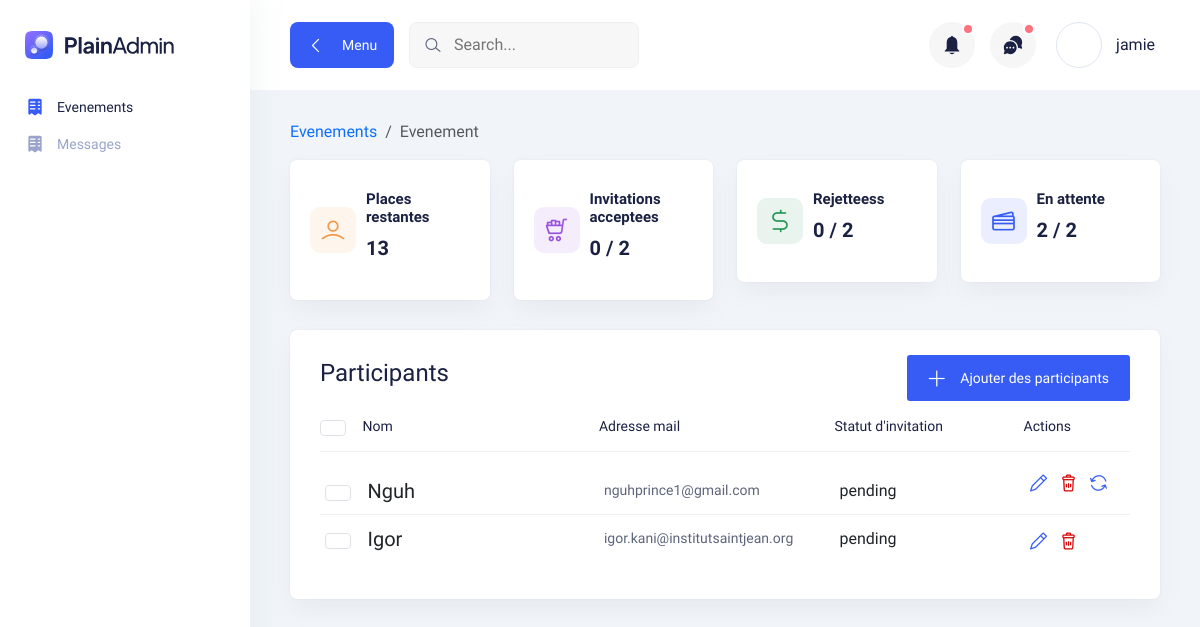
Before: /events/18 (signed in) with the older database file.
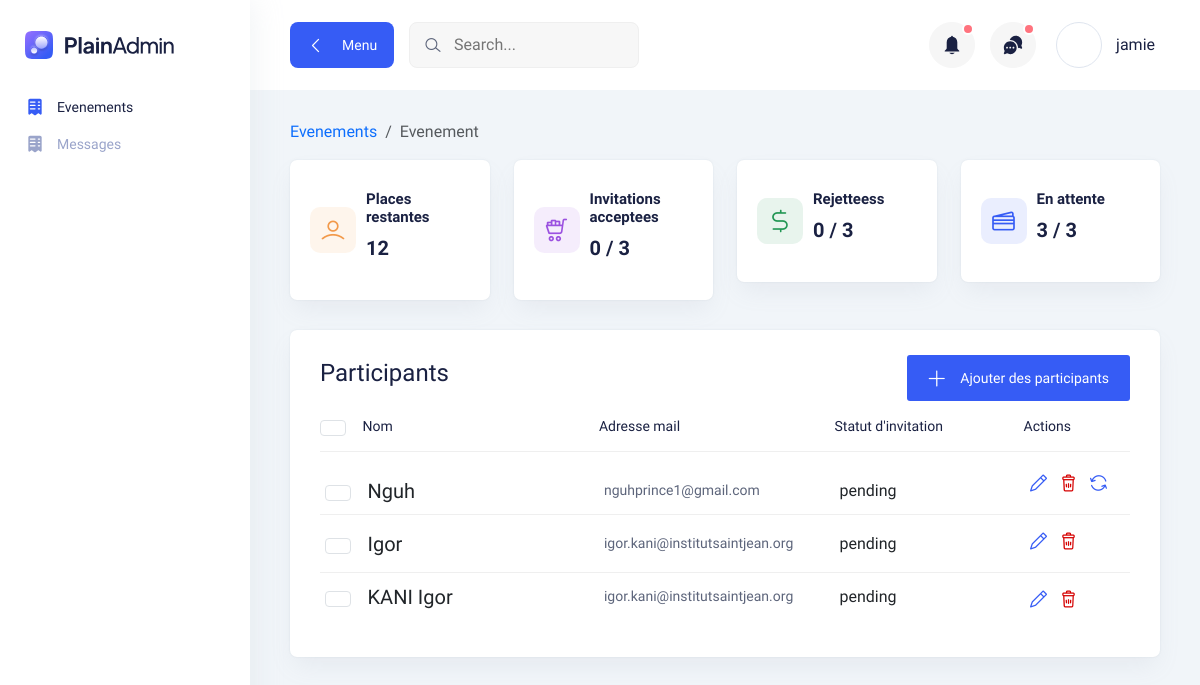
After: the same page with the newer database file.
### main/models.py (models this page shows, shortened)
class Evenement(models.Model):
    EVENT_TYPES = [
        ("pres", _("Presentiel")),
        ("online", _("En ligne"))
    ]
    EVENT_CATEGORIES = [
        ("marriage", _("Marriage")),
        ("seminar", _("Seminaire")),
        ("workshop", _("Atelier")),
        ("meeting", _("Meeting")),
    ]
    nom = models.CharField(max_length=100)
    ville = models.CharField(max_length=100, default="Yaounde")
    pays = models.CharField(max_length=100, default="Cameroun")
    lieu = models.TextField()
    nombres_de_places = models.IntegerField(null=True, blank=True)
    rempli = models.BooleanField(default=False) # this is True when the event is sold out
    prix = models.FloatField(default=0)
    entree_gratuit = models.BooleanField(default=False)
    description = models.TextField(null=True, blank=True)
    categorie = models.CharField(default="marriage", choices=EVENT_CATEGORIES, max_length=20)
    type =models.CharField(default="pres", choices=EVENT_TYPES, max_length=10)
    organisateur = models.CharField(max_length=50, null=True, blank=True)
    contact = models.CharField(max_length=100, blank=True, null=True, verbose_name=_("Contact d'organisateur"))
    date_heure_debut = models.DateTimeField(default=timezone.now, verbose_name=_("Debut (Date & heure)"))
    date_heure_fin = models.DateTimeField(null=True, blank=True, verbose_name=_("Fin (Date & heure)"))
    lieu = models.TextField(null=True, blank=True)
    lien = models.URLField(null=True, blank=True)
    user = models.ForeignKey(User, null=True, on_delete=models.CASCADE)
    def __str__(self):
        return f"{self.nom}: {self.ville}, {self.pays}"
    def get_invitations_with_status(self, status="pending"):
        status = status.lower()
        if status not in ["pending", "accepted", 'rejected']:
            raise ValueError(f"Status must either be pending, accepted or rejected")
        return self.participant_set.filter(statut=status)
    @property
    def accepted_invitations(self):
        return self.get_invitations_with_status("accepted")
    @property
    def rejected_invitations(self):
        return self.get_invitations_with_status("rejected")
    @property
    def pending_invitations(self):
        return self.get_invitations_with_status("pending")
    @property
    def nombres_de_places_restantes(self):
        return self.nombres_de_places - self.participant_set.count()

class Participant(models.Model):
    INVITATION_STATUS = [
        ("pending", _("En attente")),
        ("rejected", _("Rejetée")),
        ("accepted", _("Accepté"))
    ]
    evenement = models.ForeignKey(Evenement, on_delete=models.CASCADE)
    name = models.CharField(max_length=100)
    email = models.EmailField()
    statut = models.CharField(max_length=15, choices=INVITATION_STATUS, default="pending")
    invitation_successful = models.BooleanField(null=True)

### main/views.py (the view)
# urls.py: path("events/", views.events, name="events"),
@login_required
def events(request, event_id=None):
    user = request.user
    edit_form = UpdateEvenementForm
    if not event_id:
        if request.method == 'POST':
            form = EvenementForm(request.POST, request.FILES)
            if form.is_valid():
                evenement = form.save()
                evenement.user = user
                evenement.save()
                excel_file = form.cleaned_data.get("participants_file")
                if excel_file:
                    try:
                        df = pd.read_excel(excel_file)
                        for index, row in df.iterrows():
                            email = row.get("Email")
                            name = row.get("Nom")
                            if email and name:
                                Participant.objects.create(
                                    evenement=evenement,
                                    email=email,
                                    statut='pending',
                                    name=name
                                )
                    except Exception as e:
                        evenement.delete()
                        return JsonResponse({'success': False, 'errors': ['Error adding participants from excel file']})
                return JsonResponse({'success': True})  # Return success response
            return JsonResponse({'success': False, 'errors': form.errors})  # Return validation errors
        else:
            form = EvenementForm()
            evenements = Evenement.objects.filter(Q(user=user) | Q(user__isnull=True))
        return render(request, "main/evenements.html",
                      context={'evenements': evenements, 'form': form, 'edit_form': edit_form})
    else:
        event = get_object_or_404(Evenement, id=event_id, user=user)
        context = {
            'event': event,
            'update_participant_form': UpdateParticipantForm,
            'participant_form': ParticipantForm,
            'participants_json': [model_to_dict(p) for p in event.participant_set.all()]
        }
        print("Returning context... ")
        print(context)
        return render(request, "main/event_detail.html", context=context)

### main/templates/main/event_detail.html (shortened to what the changed rows need)
{% extends 'main/event_detail_base.html' %}
{% load i18n %}
{% block page_content %}
<section>
    <div class="container-fluid pt-30">
        <nav aria-label="breadcrumb">
            <ol class="breadcrumb">
                <li class="breadcrumb-item"><a href="{% url 'events' %}">{% trans "Evenements" %}</a></li>
                <li class="breadcrumb-item active" aria-current="page">{{ event.nom }}</li>
            </ol>
        </nav>
        <div class="row">
            <div class="col-xl-3 col-lg-4 col-sm-6">
                <div class="icon-card mb-30">
                  <div class="content">
                    <h6 class="mb-10">Places restantes</h6>
                    <h3 class="text-bold mb-10">{{ event.nombres_de_places_restantes }}</h3>
                  </div>
                </div>
            </div>
            <div class="col-xl-3 col-lg-4 col-sm-6">
              <div class="icon-card mb-30">
                <div class="content">
                  <h6 class="mb-10">Invitations acceptees</h6>
                  <h3 class="text-bold mb-10">{{ event.accepted_invitations.count }} / {{ event.participant_set.count }}</h3>
                </div>
              </div>
            </div>
            <div class="col-xl-3 col-lg-4 col-sm-6">
              <div class="icon-card mb-30">
                <div class="content">
                  <h6 class="mb-10">Rejetteess</h6>
                  <h3 class="text-bold mb-10">{{ event.rejected_invitations.count }} / {{ event.participant_set.count }}</h3>
                </div>
              </div>
            </div>
            <div class="col-xl-3 col-lg-4 col-sm-6">
              <div class="icon-card mb-30">
                <div class="content">
                  <h6 class="mb-10">En attente</h6>
                  <h3 class="text-bold mb-10">{{ event.pending_invitations.count }} / {{ event.participant_set.count }}</h3>
                </div>
              </div>
            </div>
          </div>
        <div class="tables-wrapper mt-6">
            <div class="row">
                <div class="col-lg-12">
                    <div class="card-style mb-30">
                        <div class="table-wrapper table-responsive">
                            <table class="table" id="participants-table">
                                <thead>
                                    <tr>
                                        <th>
                                            <input type="checkbox" id="select-all" class="form-control form-check-input">
                                        </th>
                                        <th class="lead-info">
                                            <h6>{% trans "Nom" %}</h6>
                                        </th>
                                        <th class="lead-email">
                                            <h6>{% trans "Adresse mail" %}</h6>
                                        </th>
                                        <th class="lead-phone">
                                            <h6>{% trans "Statut d'invitation" %}</h6>
                                        </th>
                                        <th>
                                            <h6>{% trans "Actions" %}</h6>
                                        </th>
                                    </tr>
                                </thead>
                                <tbody>
                                    {% for participant in event.participant_set.all %}
                                    <tr>
                                        <td class="min-width">
                                            <input type="checkbox" class="form-check-input form-control" value="{{ participant.id }}">
                                        </td>
                                        <td class="min-width">
                                            <div class="lead">
                                                <div class="lead-text">
                                                    {{ participant.name }}
                                                </div>
                                            </div>
                                        </td>
                                        <td class="min-width">
                                            <p>{{ participant.email }}</p>
                                        </td>
                                        <td class="min-width">
                                            <div class="d-flex flex-row gap-3 align-items-center ">
                                                {{ participant.statut }}
                                            </div>
                                        </td>
                                        <td>
                                            <div class="action">
                                                <button class="text-primary edit-button" data-id="{{ participant.id }}"
                                                    data-bs-toggle="modal" data-bs-target="#editEventModal">
                                                    <i class="lni lni-pencil"></i>
                                                </button>
                                                <button class="text-danger delete-button" data-id="{{ participant.id }}"
                                                    data-nom="{{ evenement.nom }}" data-bs-toggle="modal"
                                                    data-bs-target="#deleteEventModal">
                                                    <i class="lni lni-trash-can"></i>
                                                </button>
                                                {% if participant.statut == 'rejected' or not participant.invitation_successful %}
                                                <button class="text-primary edit-button"
                                                    data-id="{{ participant.id }}" title="Renvoyer l'invitation">
                                                    <i class="lni lni-reload"></i>
                                                </button>
                                                {% endif %}
                                            </div>
                                        </td>
                                    </tr>
                                    {% endfor %}
                                </tbody>
                            </table>
                        </div>
                    </div>
                </div>
            </div>
        </div>
    </div>
</section>
{% endblock %}

Changed rows visible on the page:
changed Evenement "Evenement": nombres_de_places_restantes "13" → "12"; participant_set.count "2" → "3"; pending_invitations.count "2" → "3"
added Participant: name "KANI Igor", email "igor.kani@institutsaintjean.org", statut "pending"
